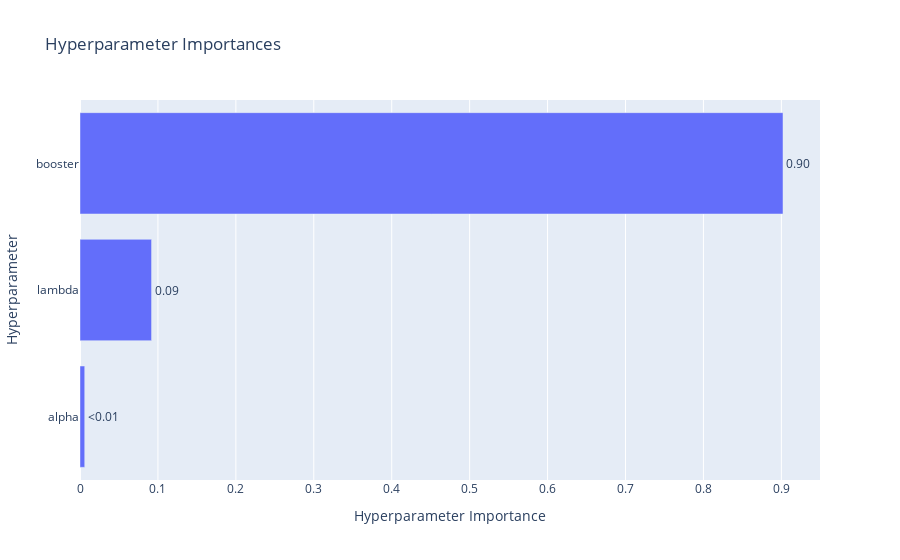

This figure's notebook cell:
### Code cell
# Visualize parameter importances
plot_param_importances(study)

### Figure 1 — Plotly figure (JSON) as saved in the notebook; plotly's stock layout.template omitted (floating-point values rounded to 4 significant figures)
{"data": [{"cliponaxis": false, "hovertemplate": ["alpha (FloatDistribution): 0.00606889675803785<extra></extra>", "lambda (FloatDistribution): 0.09182927330646438<extra></extra>", "booster (CategoricalDistribution): 0.9021018299354978<extra></extra>"], "name": "Objective Value", "orientation": "h", "text": ["<0.01", "0.09", "0.90"], "textposition": "outside", "type": "bar", "x": [0.006069, 0.09183, 0.9021], "y": ["alpha", "lambda", "booster"]}], "layout": {"title": {"text": "Hyperparameter Importances"}, "xaxis": {"title": {"text": "Hyperparameter Importance"}}, "yaxis": {"title": {"text": "Hyperparameter"}}}}
